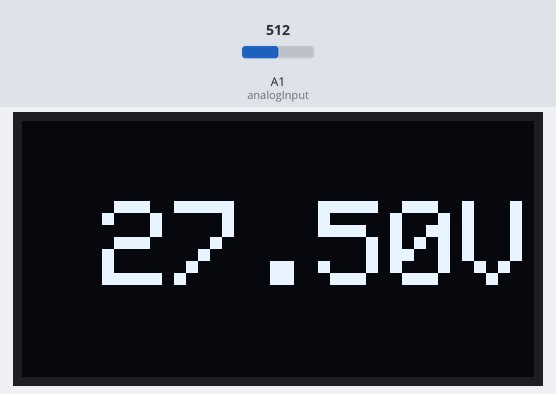
Simulated run of this sketch. Board: Arduino Uno, built with avr-gcc and run on an emulated ATmega328P. Parts: 128×64 one-colour display. Inputs (shaded band) come from the test bench; at power-on: A1 (analogInput) = 512. The display library's start-up logo is not drawn.

Above: at 5.3 s.
5.4 s: A1 (analogInput) set to 716
At 6.3 s:
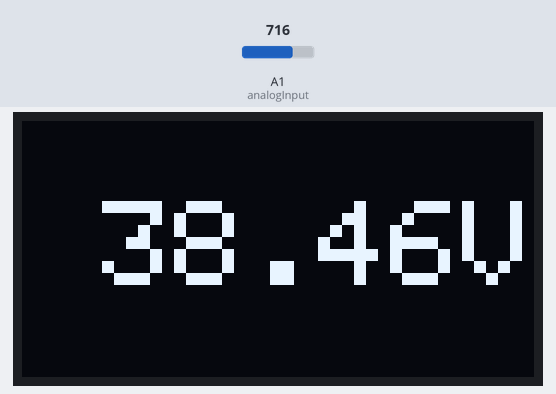
7.1 s: A1 (analogInput) set to 900
At 8.5 s:
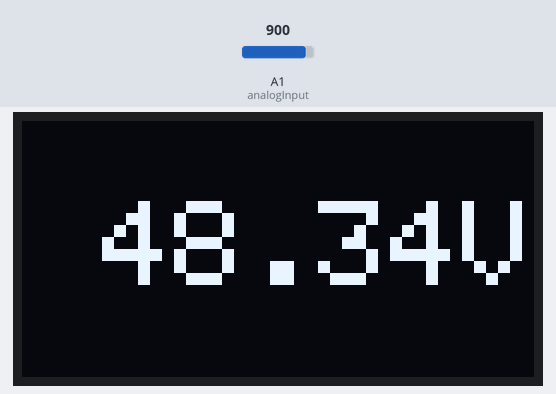
8.8 s: A1 (analogInput) set to 1023
At 9.5 s:
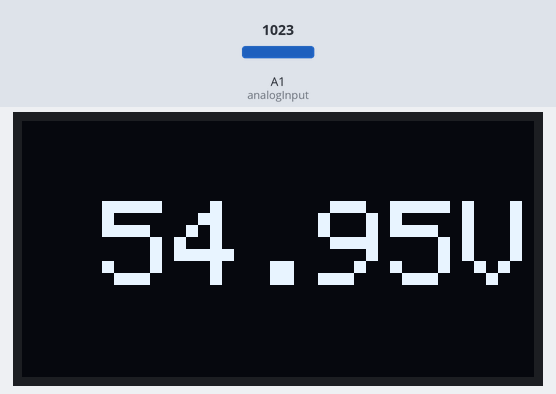
Timing chart, 0 to 11.8 s (numbered marks = the images above; inputs shaded):
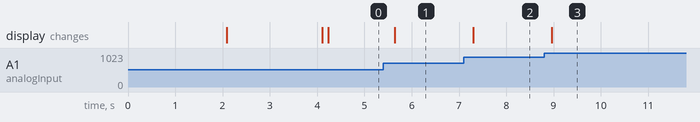

The sketch:

VoltMeter.ino
```cpp
#include <SPI.h>
#include <Wire.h>
#include <Adafruit_GFX.h>
#include <Adafruit_SSD1306.h>

#define SCREEN_WIDTH 128 // OLED display width, in pixels
#define SCREEN_HEIGHT 64 // OLED display height, in pixels

// Declaration for an SSD1306 display connected to I2C (SDA, SCL pins)
#define OLED_RESET     4 // Reset pin # (or -1 if sharing Arduino reset pin)
Adafruit_SSD1306 display(SCREEN_WIDTH, SCREEN_HEIGHT, &Wire, OLED_RESET);


int analogInput = 1;
float Vout = 0.00;
float Vin = 0.00;
float R1 = 10000.00; // resistance of R1 (10K)
float R2 = 1000.00; // resistance of R2 (1K)
int val = 0;
void setup(){
   pinMode(analogInput, INPUT); //assigning the input port
   Serial.begin(9600); //BaudRate

    if(!display.begin(SSD1306_SWITCHCAPVCC, 0x3C)) { // Address 0x3D for 128x64
    Serial.println(F("SSD1306 allocation failed"));
    for(;;); // Don't proceed, loop forever
}

  // Show initial display buffer contents on the screen --
  // the library initializes this with an Adafruit splash screen.
  display.display();
  delay(2000); // Pause for 2 seconds

  // Clear the buffer
  display.clearDisplay();

  // Draw a single pixel in white
  display.drawPixel(10, 10, SSD1306_WHITE);

  // Show the display buffer on the screen. You MUST call display() after
  // drawing commands to make them visible on screen!
  display.display();
  delay(2000);
  // display.display() is NOT necessary after every single drawing command,
  // unless that's what you want...rather, you can batch up a bunch of
  // drawing operations and then update the screen all at once by calling
  // display.display(). These examples demonstrate both approaches...

display.clearDisplay();                 // Löschen Display
display.setTextSize(1);                 // Schriftgröße 1
display.setCursor(0, 10);               // Cursor in der ersten Zeile auf die 10. Stelle gehen ...
display.println("Voltmeter");      // ... und dort Text ausgeben
display.display();                      // Die vorherigen 5 Befehle für Textausgabe verarbeiten und an das Display geben.
}

void loop(){

   val = analogRead(analogInput);//reads the analog input
   Vout = (val * 5.00) / 1024.00; // formula for calculating voltage out i.e. V+, here 5.00
   Vin = Vout / (R2/(R1+R2)); // formula for calculating voltage in i.e. GND
   if (Vin<0.09)//condition
   {
     Vin=0.00;//statement to quash undesired reading !
  }
//Serial.print("\t Voltage of the given source = ");
//Serial.println(Vin);
delay(100); //for maintaining the speed of the output in serial moniter

  display.clearDisplay(); // löscht vor jedem Schreiben das Display da ansonsten alles nur überschrieben würde und man nichts mehr lesen könnte
  display.setTextSize(3); // legt die Schriftgöße fest
  display.setTextColor(WHITE);//schaltet so zu sagen  die Farbe der Schrift ein
  display.setCursor(20,20); ///hier werden dem Cursor bzw. dem Text die x und y Position zugewiesn
  display.print(Vin);
  display.println("V");  ////LANG LEBE DER "C64" !!!!!!
  display.display();//////??????
}
```

Measured:
- after the input at 5.4 s, the display: changes after 0.24 s (image 1)
- after the input at 7.1 s, the display: changes after 0.20 s (image 2)
- after the input at 8.8 s, the display: changes after 0.16 s (image 3)
